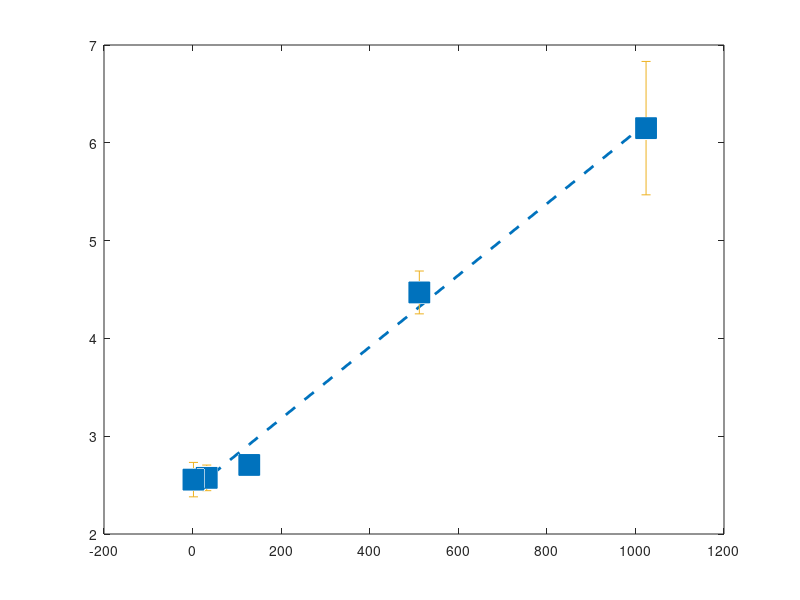

The MATLAB script that drew this image: (Note: this script raises an error after producing the figure.)
clearvars
close all
load('Temporal noise.mat')

f1 = figure( 'Units', 'normalized', 'Position', [0.1 0.25 1 0.6] );

x = [olddev(:,1), newdev(:,1)];
y = [olddev(:,2), newdev(:,2)];
err = [olddev(:,3), newdev(:,3)];

p_old = polyfit(newdev(:,1),newdev(:,2),1); 
p_new = polyfit(olddev(:,1),olddev(:,2),1); 

f_old = polyval(p_old, newdev(:,1));
f_new = polyval(p_new, olddev(:,1));
%blue [0 0.4470 0.7410]
%orange [0.8500 0.3250 0.0980]
dash_l1 = plot(newdev(:,1), newdev(:,2), 's' ,...
    'MarkerSize', 15, 'MarkerFaceColor', [0 0.4470 0.7410]);
hold on

line_l1 = plot(newdev(:,1), f_old, '--' ,...
    'LineWidth', 2, 'Color', [0 0.4470 0.7410]);

eb_l = errorbar(newdev(:,1),newdev(:,2), newdev(:,3), 's', 'LineWidth', 5,...
    'Marker', 'none','Color', [0.6 0.6 0.6]);
uistack(eb_l, 'bottom')

title('Temporal noise : 4T-APS')
%lgd = legend({'','','4T-APS', '3T-APS'});
%lgd.Location = 'best';

xlim([-15, 1040])
xlabel('Settling Time (Clocks)')

ylim([0, 8])
ylabel('Temporal Noise (DN)')
set(gca,'YTickLabel',sprintf('%d\n',0:8))

set(gca,'FontSize', 20)
%set(gca,'LineWidth', 3)

set(gca, 'Position', [0.0650 0.1100 0.9100 0.8150])